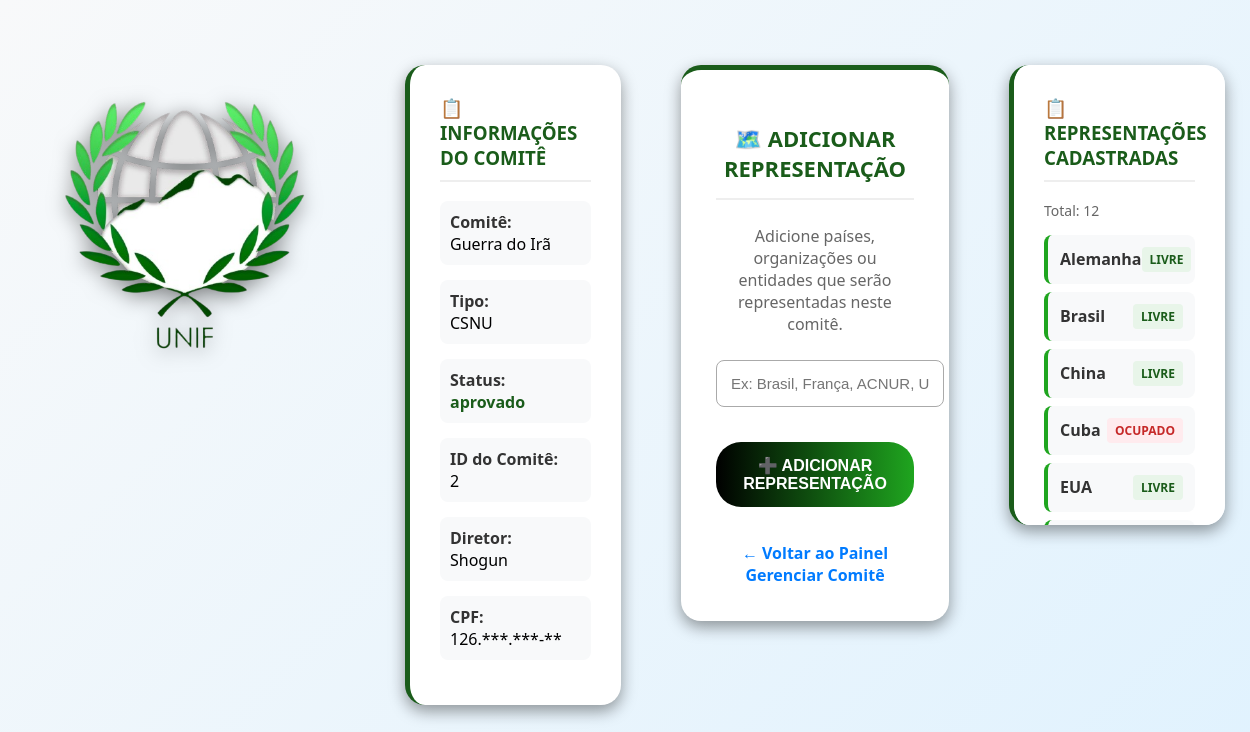
/pages/adicionarRepresentacao.php (signed in), run on an earlier commit of the app's database.
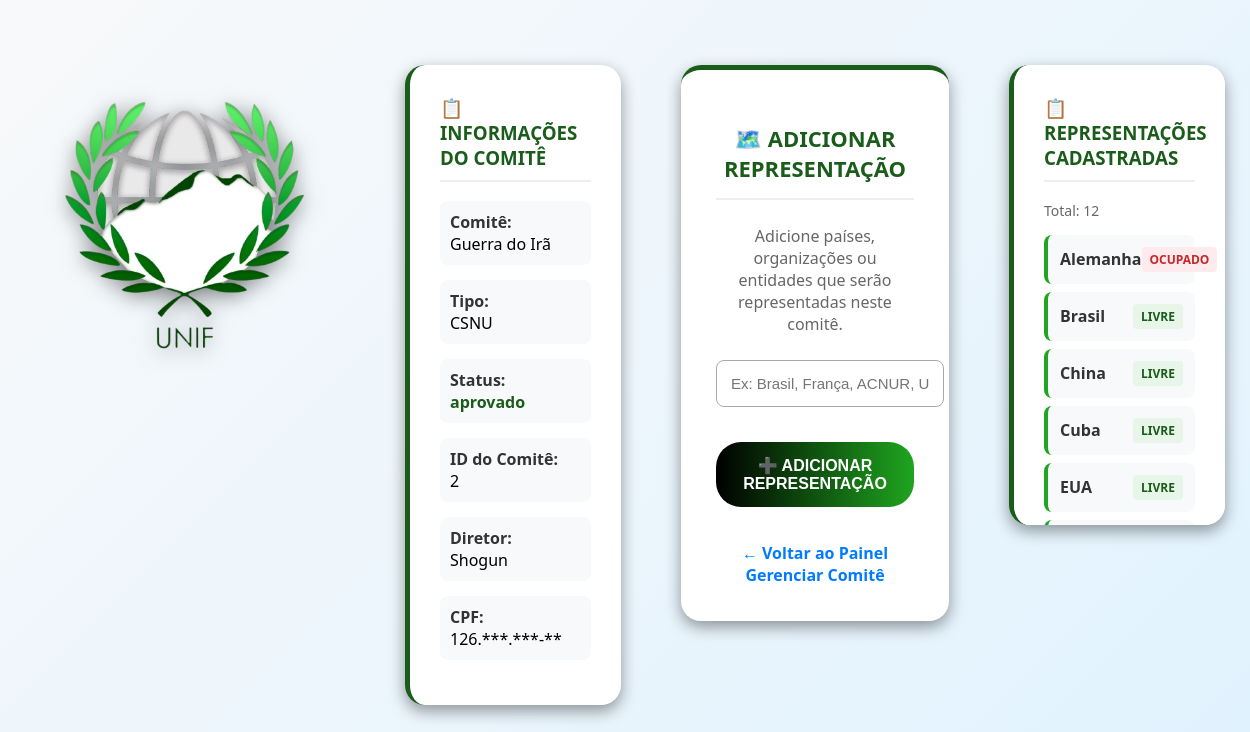
And on a later commit of the database.
### tables this page shows
CREATE TABLE `comite` (
  `id_comite` int(11) NOT NULL,
  `id_unif` int(11) DEFAULT NULL,
  `cpf_d1` varchar(14) NOT NULL,
  `cpf_d2` varchar(14) NOT NULL,
  `cpf_d3` varchar(14) NOT NULL,
  `tipo_comite` varchar(100) DEFAULT NULL,
  `nome_comite` varchar(100) DEFAULT NULL,
  `data_comite` date DEFAULT NULL,
  `num_delegados` int(11) DEFAULT NULL,
  `descricao_comite` varchar(1000) DEFAULT NULL,
  `status` enum('pendente','aprovado','reprovado','em_andamento') DEFAULT 'pendente'
);

CREATE TABLE `usuario` (
  `cpf` varchar(14) NOT NULL,
  `nome` varchar(100) DEFAULT NULL,
  `email` varchar(100) DEFAULT NULL,
  `email_instituicao` varchar(100) DEFAULT NULL,
  `restricao_alimentar` varchar(100) DEFAULT NULL,
  `alergia` varchar(100) DEFAULT NULL,
  `telefone` varchar(14) DEFAULT NULL,
  `telefone_instituicao` varchar(20) DEFAULT NULL,
  `senha` varchar(20) DEFAULT NULL,
  `instituicao` varchar(100) DEFAULT NULL,
  `adm` tinyint(1) DEFAULT 0,
  `senha_hash` varchar(255) DEFAULT NULL,
  `professor` enum('aprovado','pendente','reprovado','aluno') DEFAULT 'aluno'
);

CREATE TABLE `representacao` (
  `id_representacao` int(11) NOT NULL,
  `nome_representacao` varchar(100) NOT NULL,
  `id_comite` int(11) NOT NULL,
  `id_unif` int(11) NOT NULL,
  `cpf_delegado` varchar(14) DEFAULT NULL COMMENT 'CPF do delegado atribuído à esta representação.'
);

### pages/adicionarRepresentacao.php (the view, shortened to what this page needs)
<?php
include 'php/conexao.php';
$cpf_usuario_logado = $_SESSION['cpf'];
$comite_aprovado = false;
$id_comite_aprovado = null;
$nome_comite = "";
$is_diretor = false;
$sql_check_diretor = "SELECT COUNT(*) as total FROM diretor WHERE cpf = ?";
if ($stmt_check = $conn->prepare($sql_check_diretor)) {
    $stmt_check->bind_param("s", $cpf_usuario_logado);
    $stmt_check->execute();
    $result_check = $stmt_check->get_result();
    $row_check = $result_check->fetch_assoc();
    $is_diretor = ($row_check['total'] > 0);
}
$sql_auth = "SELECT
                c.id_comite,
                c.id_unif,
                c.nome_comite,
                c.tipo_comite,
                c.status
             FROM comite c
             INNER JOIN diretor d ON c.id_comite = d.id_comite
             WHERE d.cpf = ? AND c.status = 'aprovado'";
if ($stmt = $conn->prepare($sql_auth)) {
    $stmt->bind_param("s", $cpf_usuario_logado);
    $stmt->execute();
    $result = $stmt->get_result();
    if ($result->num_rows == 1) {
        $row = $result->fetch_assoc();
        $id_comite_aprovado = $row['id_comite'];
        $nome_comite = $row['nome_comite'];
        $tipo_comite = $row['tipo_comite'];
        $status_comite = $row['status'];
        $comite_aprovado = true;
    }
}
$representacoes = [];
if ($comite_aprovado) {
    $sql_lista = "SELECT nome_representacao, cpf_delegado
                  FROM representacao
                  WHERE id_comite = ?
                  ORDER BY nome_representacao";
    if ($stmt_lista = $conn->prepare($sql_lista)) {
        $stmt_lista->bind_param("i", $id_comite_aprovado);
        $stmt_lista->execute();
        $result_lista = $stmt_lista->get_result();
        while ($row = $result_lista->fetch_assoc()) {
            $representacoes[] = $row;
        }
    }
    $sql_diretor_info = "SELECT u.nome FROM diretor d
                        JOIN usuario u ON d.cpf = u.cpf
                        WHERE d.cpf = ? AND d.id_comite = ?
                        LIMIT 1";
    $nome_diretor = "";
    if ($stmt_diretor = $conn->prepare($sql_diretor_info)) {
        $stmt_diretor->bind_param("si", $cpf_usuario_logado, $id_comite_aprovado);
        $stmt_diretor->execute();
        $result_diretor = $stmt_diretor->get_result();
        if ($result_diretor->num_rows > 0) {
            $row_diretor = $result_diretor->fetch_assoc();
            $nome_diretor = $row_diretor['nome'];
        }
    }
}
?>
<!DOCTYPE html>
<html lang="pt-br">
<head>
</head>
<body>
<div class="container">
    <div class="logo-box">
        <img src="images/unif.png" alt="Logo UNIF" class="logo">
    </div>
    <div class="info-box">
        <h3>📋 Informações do Comitê</h3>
        <?php if (!$is_diretor): ?>
            <div class="mensagem erro">
                ❌ Acesso negado. Você não está registrado como diretor.
            </div>
        <?php else: ?>
            <div class="info-item">
                <strong>Comitê:</strong><br>
                <?php echo htmlspecialchars($nome_comite); ?>
            </div>
            <div class="info-item">
                <strong>Tipo:</strong><br>
                <?php echo htmlspecialchars($tipo_comite ?? 'CSNU'); ?>
            </div>
            <div class="info-item">
                <strong>Status:</strong><br>
                <span style="color: #1a5c1a; font-weight: bold;"><?php echo htmlspecialchars($status_comite); ?></span>
            </div>
            <div class="info-item">
                <strong>ID do Comitê:</strong><br>
                <?php echo $id_comite_aprovado; ?>
            </div>
            <?php if (!empty($nome_diretor)): ?>
            <div class="info-item">
                <strong>Diretor:</strong><br>
                <?php echo htmlspecialchars($nome_diretor); ?>
            </div>
            <?php endif; ?>
            <div class="info-item">
                <strong>CPF:</strong><br>
                <?php echo substr($cpf_usuario_logado, 0, 3) . '.***.***-**'; ?>
            </div>
        <?php endif; ?>
    </div>
    <div class="form-box">
        <h2>🗺️ Adicionar Representação</h2>
        <?php if ($comite_aprovado): ?>
            <p style="color: #666; margin-bottom: 25px;">
                Adicione países, organizações ou entidades que serão representadas neste comitê.
            </p>
            <form action="<?php echo htmlspecialchars($_SERVER["PHP_SELF"]); ?>" method="post">
                <input type="text" id="nome_representacao" name="nome_representacao"
                       placeholder="Ex: Brasil, França, ACNUR, União Europeia"
                       required
                       value="<?php echo isset($_POST['nome_representacao']) ? htmlspecialchars($_POST['nome_representacao']) : ''; ?>">
                <button type="submit">➕ Adicionar Representação</button>
            </form>
            <div class="links">
                <a href="painel_diretor.php">← Voltar ao Painel</a>
                <a href="gerenciar_comite.php">Gerenciar Comitê</a>
            </div>
        <?php endif; ?>
    </div>
    <?php if ($comite_aprovado): ?>
    <div class="lista-box">
        <h3>📋 Representações Cadastradas</h3>
        <p style="color: #666; font-size: 14px; margin-bottom: 15px;">
            Total: <?php echo count($representacoes); ?>
        </p>
        <?php if (empty($representacoes)): ?>
            <div style="text-align: center; padding: 20px; color: #666;">
                Nenhuma representação cadastrada ainda.
                <br>
                <small>Adicione a primeira usando o formulário ao lado.</small>
            </div>
        <?php else: ?>
            <?php foreach ($representacoes as $rep): ?>
                <div class="representacao-item">
                    <span><?php echo htmlspecialchars($rep['nome_representacao']); ?></span>
                    <div class="status <?php echo empty($rep['cpf_delegado']) ? 'livre' : 'ocupado'; ?>">
                        <?php echo empty($rep['cpf_delegado']) ? 'LIVRE' : 'OCUPADO'; ?>
                    </div>
                </div>
            <?php endforeach; ?>
        <?php endif; ?>
    </div>
    <?php endif; ?>
</div>
</body>
</html>

### pages/adicionarRepresentacao.php (style rules this page uses)
body { margin: 0; font-family: "Segoe UI", Arial, sans-serif; display: flex; justify-content: center; align-items: center; min-height: 100vh; background: linear-gradient(135deg, #f8f9fa 0%, #e0f2fe 100%); }
.container { display: flex; align-items: flex-start; justify-content: center; gap: 60px; padding: 40px; max-width: 1200px; width: 100%; animation: fadeIn 0.8s ease-in-out; }
.logo-box { text-align: center; }
.logo-box img { width: 320px; filter: drop-shadow(0px 4px 10px rgba(0, 0, 0, 0.5)); transition: transform 0.3s ease; }
.info-box { background: #fff; padding: 30px; border-radius: 20px; box-shadow: 0px 6px 16px rgba(0, 0, 0, 0.4); width: 320px; margin-bottom: 30px; border-left: 5px solid #1a5c1a; }
.info-box h3 { color: #1a5c1a; margin-top: 0; border-bottom: 2px solid #eee; padding-bottom: 10px; text-transform: uppercase; }
.info-item { margin: 15px 0; padding: 10px; background: #f8f9fa; border-radius: 8px; }
.info-item strong { color: #333; }
.form-box { background: #fff; padding: 35px; border-radius: 20px; box-shadow: 0px 6px 16px rgba(0, 0, 0, 0.4); text-align: center; width: 420px; transition: transform 0.3s ease; border-top: 5px solid #1a5c1a; }
.form-box h2 { margin-bottom: 25px; font-size: 22px; text-transform: uppercase; color: #1a5c1a; font-weight: bold; border-bottom: 2px solid #eee; padding-bottom: 15px; }
form input { width: 100%; margin-bottom: 15px; padding: 14px; border: 1px solid #aaa; border-radius: 8px; font-size: 15px; outline: none; transition: border 0.3s, box-shadow 0.3s; }
form button { background: linear-gradient(90deg, #000, #1fa51f); color: white; border: none; padding: 14px; border-radius: 25px; font-size: 16px; cursor: pointer; width: 100%; margin: 20px 0 15px 0; text-transform: uppercase; font-weight: bold; transition: background 0.3s, transform 0.2s; }
.lista-box { background: #fff; padding: 30px; border-radius: 20px; box-shadow: 0px 6px 16px rgba(0, 0, 0, 0.4); width: 320px; max-height: 400px; overflow-y: auto; border-left: 5px solid #1a5c1a; }
.lista-box h3 { color: #1a5c1a; margin-top: 0; border-bottom: 2px solid #eee; padding-bottom: 10px; text-transform: uppercase; }
.representacao-item { padding: 12px; margin: 8px 0; background: #f8f9fa; border-radius: 8px; border-left: 4px solid #1fa51f; display: flex; justify-content: space-between; align-items: center; }
.representacao-item span { font-weight: 600; color: #333; }
.status { font-size: 12px; padding: 4px 8px; border-radius: 4px; font-weight: bold; }
.status.livre { background: #e8f5e9; color: #1a5c1a; }
.status.ocupado { background: #ffebee; color: #c62828; }
.links { margin-top: 20px; text-align: center; }
.links a { color: #007bff; text-decoration: none; font-weight: bold; margin: 0 10px; }

What changed in the data, as far as the page shows it:
changed representacao "Alemanha": cpf_delegado "LIVRE" → "OCUPADO"
changed representacao "Cuba": cpf_delegado "OCUPADO" → "LIVRE"
